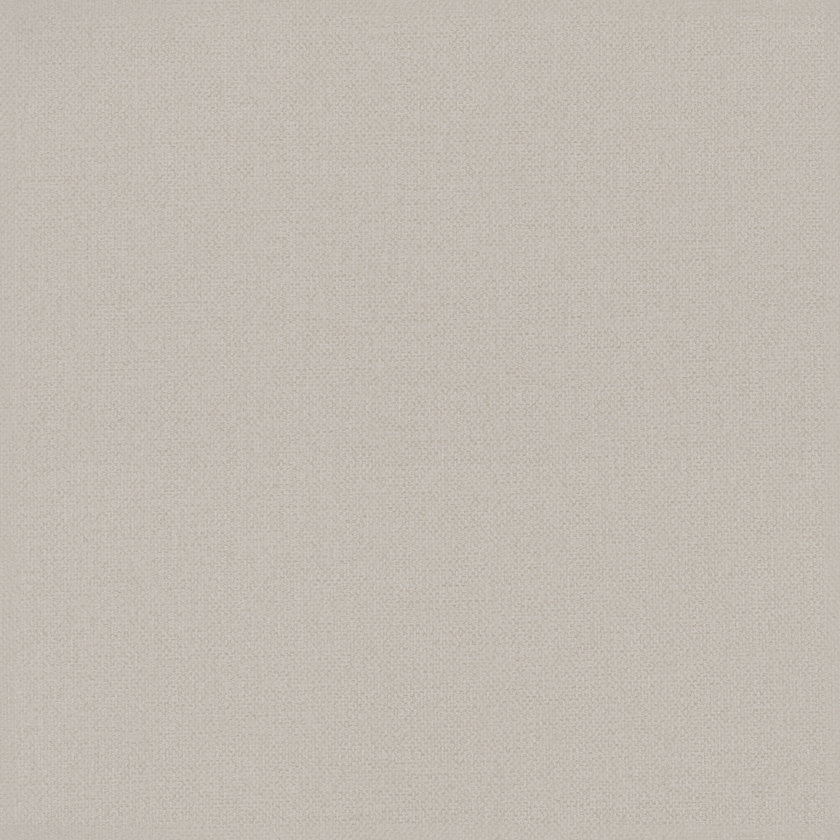
#> input picture output/new_texture.png, 840 x 840 px, shrunk from 1100 x 1100 before the run
$ python make_seamless.py --image output/new_texture.png
#> lines starting #> are read from the running program, lines starting #| are printed output that depends on the picture; after the words box and inside, x2 and y2 are one past the last pixel; in counts of white or black regions, pixels touching at a corner belong together
import argparse
import os
import numpy as np
from PIL import Image, ImageFilter
import cv2


def ensure_outdir(path: str) -> None:
    os.makedirs(path, exist_ok=True)


def gaussian_blur_wrap(channel: np.ndarray, sigma: float) -> np.ndarray:
    h, w = channel.shape
    tiled = np.tile(channel, (3, 3))
    img = Image.fromarray(np.clip(tiled * 255.0, 0, 255).astype(np.uint8))
    blurred = img.filter(ImageFilter.GaussianBlur(radius=float(sigma)))
    blurred = np.asarray(blurred, dtype=np.float32) / 255.0
    return blurred[h:2 * h, w:2 * w]


def to_gray(rgb: np.ndarray) -> np.ndarray:
    gray = cv2.cvtColor((rgb * 255).astype(np.uint8), cv2.COLOR_RGB2GRAY)
    return gray.astype(np.float32) / 255.0


def auto_target_color(rgb: np.ndarray, sigma_rel: float):
    h, w, _ = rgb.shape
    sigma = max(2.0, sigma_rel * min(h, w))
    r = gaussian_blur_wrap(rgb[:, :, 0], sigma).mean()
    g = gaussian_blur_wrap(rgb[:, :, 1], sigma).mean()
    b = gaussian_blur_wrap(rgb[:, :, 2], sigma).mean()
    return float(r), float(g), float(b)


def flatten_to_single_color_with_detail(
    rgb: np.ndarray,
    sigma_rel: float = 0.5,
    detail: float = 0.15,
    clip_low_p: float = 2.0,
    clip_high_p: float = 98.0,
) -> np.ndarray:
    rgb = np.clip(rgb, 0.0, 1.0).astype(np.float32)
    h, w, _ = rgb.shape
    sigma = max(2.0, sigma_rel * min(h, w))
    eps = 1e-4

    illum = gaussian_blur_wrap(to_gray(rgb), sigma)
    p_lo = np.percentile(illum, clip_low_p)
    p_hi = np.percentile(illum, clip_high_p)
    illum = np.clip(illum, max(p_lo, eps), max(p_hi, eps))

    hp = rgb / np.maximum(illum[..., None], eps)
    m = np.mean(hp, axis=(0, 1), keepdims=True)
    m = np.clip(m, eps, None)
    hp = hp / m

    tr, tg, tb = auto_target_color(rgb, sigma_rel)
    target = np.stack(
        [np.full((h, w), tr, dtype=np.float32),
         np.full((h, w), tg, dtype=np.float32),
         np.full((h, w), tb, dtype=np.float32)],
        axis=-1,
    )

    detail = float(np.clip(detail, 0.0, 1.0))
    out = target * (1.0 + detail * (hp - 1.0))
    return np.clip(out, 0.0, 1.0)


def periodic_mask(
    h: int,
    w: int,
    period_px: int,
    vertical: bool,
    feather_radius: int = 2,
    seed: int = 0,
    shape: str = "square",
    duty: float = 0.5,
) -> np.ndarray:
    rng = np.random.RandomState(seed)
    mask = np.zeros((h, w), dtype=np.float32)
    period_px = max(2, int(period_px))
    duty = float(np.clip(duty, 0.01, 0.99))

    if vertical:
        x = np.arange(w, dtype=np.float32)
        for y in range(h):
            phase = rng.randint(0, period_px)
            t = ((x + phase) % period_px) / float(max(1, period_px - 1))
            if shape == "square":
                row = (t < duty).astype(np.float32)
            else:
                row = 1.0 - np.abs(2.0 * t - 1.0)
            mask[y, :] = row
    else:
        y = np.arange(h, dtype=np.float32)
        for x in range(w):
            phase = rng.randint(0, period_px)
            t = ((y + phase) % period_px) / float(max(1, period_px - 1))
            if shape == "square":
                col = (t < duty).astype(np.float32)
            else:
                col = 1.0 - np.abs(2.0 * t - 1.0)
            mask[:, x] = col

    if feather_radius > 0:
        img = Image.fromarray((mask * 255).astype(np.uint8))
        img = img.filter(ImageFilter.GaussianBlur(radius=float(feather_radius)))
        mask = np.asarray(img, dtype=np.float32) / 255.0

    return np.clip(mask, 0.0, 1.0)


def seamless_overlap_blend(
    rgb: np.ndarray,
    overlap_px: int = 24,
    period_px: int = 10,
    feather_radius: int = 2,
) -> np.ndarray:
    rgb = np.clip(rgb, 0.0, 1.0).astype(np.float32)
    h, w, _ = rgb.shape
    m = int(max(1, min(overlap_px, w // 6, h // 6)))
    out = rgb.copy()

    left = out[:, :m, :]
    right = out[:, -m:, :]
    m_lr = periodic_mask(h, m, period_px, True, feather_radius, seed=42,
                         shape="square", duty=0.5)[..., None]
    blend_lr = m_lr * right + (1.0 - m_lr) * left
    out[:, :m, :] = blend_lr
    out[:, -m:, :] = blend_lr

    top = out[:m, :, :]
    bottom = out[-m:, :, :]
    m_tb = periodic_mask(m, w, period_px, False, feather_radius, seed=42,
                         shape="square", duty=0.5)[..., None]
    blend_tb = m_tb * bottom + (1.0 - m_tb) * top
    out[:m, :, :] = blend_tb
    out[-m:, :, :] = blend_tb

    return np.clip(out, 0.0, 1.0)


def load_rgb(path: str) -> np.ndarray:
    arr = np.asarray(Image.open(path).convert("RGB"))
    return arr.astype(np.float32) / 255.0


def save_rgb(path: str, rgb: np.ndarray) -> None:
    Image.fromarray((np.clip(rgb, 0, 1) * 255).astype(np.uint8)).save(path)


def main() -> None:
    parser = argparse.ArgumentParser()
    parser.add_argument("--image", required=True)
    parser.add_argument("--outdir", default="output")
    parser.add_argument("--sigma-rel", type=float, default=0.5)
    parser.add_argument("--detail", type=float, default=0.15)
    parser.add_argument("--overlap", type=int, default=24)
    parser.add_argument("--period", type=int, default=10)
    parser.add_argument("--feather", type=int, default=2)
    args = parser.parse_args()

    ensure_outdir(args.outdir)
    rgb = load_rgb(args.image)
#> in load_rgb, arr is the input picture: shape (840, 840, 3); mean R, G, B 194.5, 187.5, 179.3

    tile = flatten_to_single_color_with_detail(rgb,
                                               sigma_rel=args.sigma_rel,
                                               detail=args.detail)
#> in gaussian_blur_wrap, `h, w = channel.shape`: h = 840
#> in gaussian_blur_wrap, `blurred = img.filter(ImageFilter.GaussianBlur(radius=float(sigma)))`:
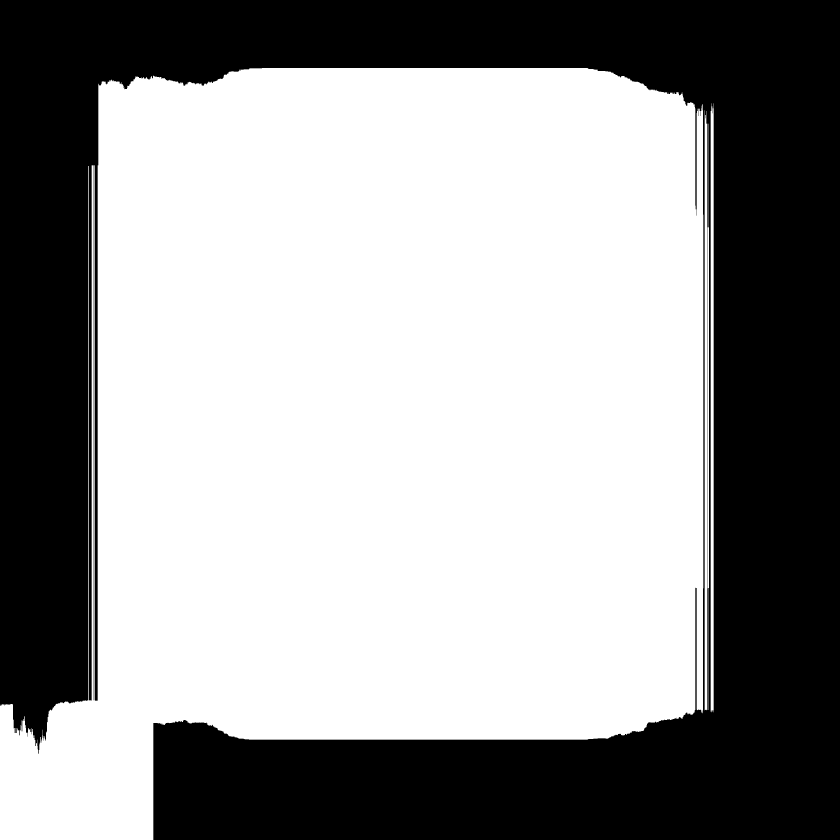
#> blurred: PIL image 2520x2520 L (shown at 1/3 size); values 188 (black) and 189 (white), 60% white; 1 black region, box (x1, y1, x2, y2) and area: (0, 0, 2520, 2520) 2539253
#> in gaussian_blur_wrap, `return blurred[h:2 * h, w:2 * w]`: returned value: shape (840, 840) float32; every value is 0.741
#> in flatten_to_single_color_with_detail, `p_lo = np.percentile(illum, clip_low_p)`: p_lo = 0.741
#> in flatten_to_single_color_with_detail, `hp = rgb / np.maximum(illum[..., None], eps)`:
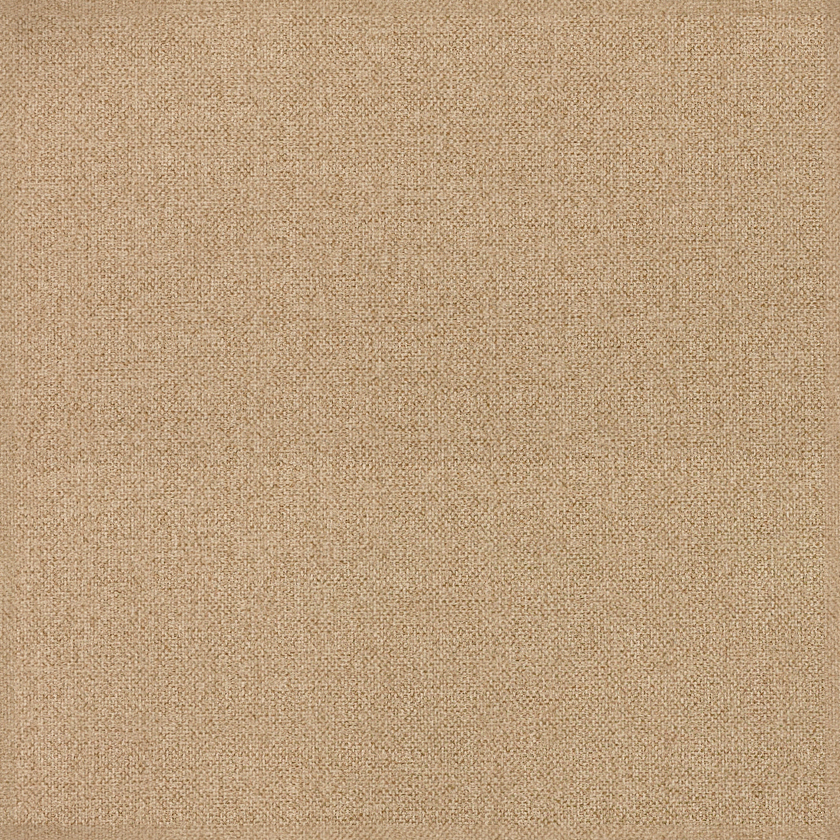
#> hp: shape (840, 840, 3) float32; mean of channels 0, 1, 2 1.03, 0.992, 0.948; drawn with min black and max white
#> in flatten_to_single_color_with_detail, `m = np.mean(hp, axis=(0, 1), keepdims=True)`: m = [[1.03, 0.992, 0.948]]
#> in flatten_to_single_color_with_detail, `hp = hp / m`:
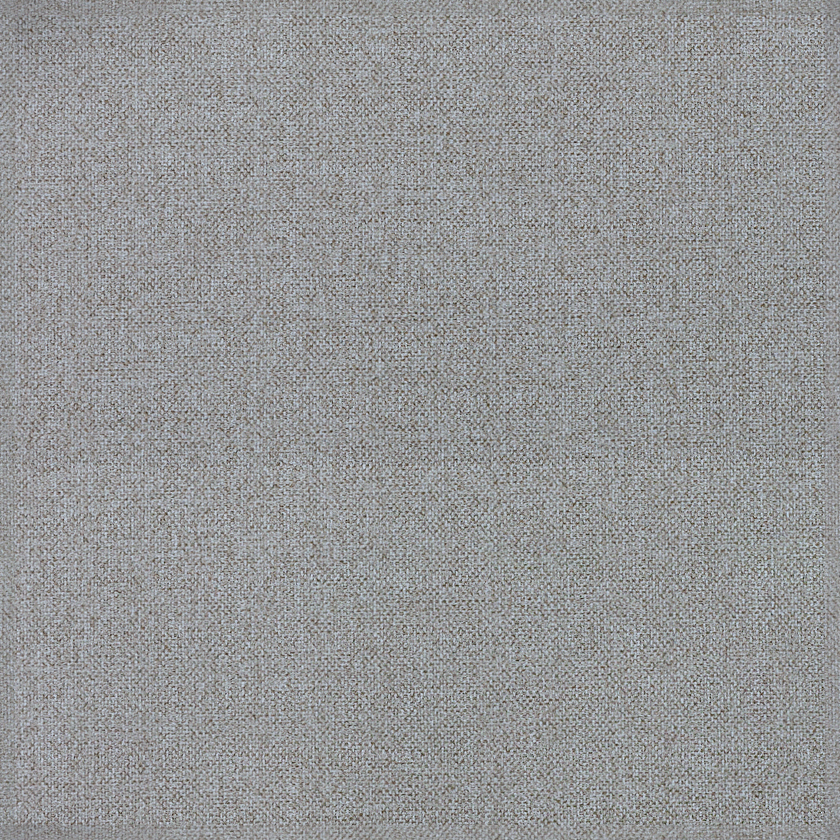
#> hp: shape (840, 840, 3) float32; mean of channels 0, 1, 2 0.999, 1, 1; drawn with min black and max white
#> call 2 of gaussian_blur_wrap, with sigma = 420
#> in gaussian_blur_wrap (call 2), `blurred = img.filter(ImageFilter.GaussianBlur(radius=float(sigma)))`:
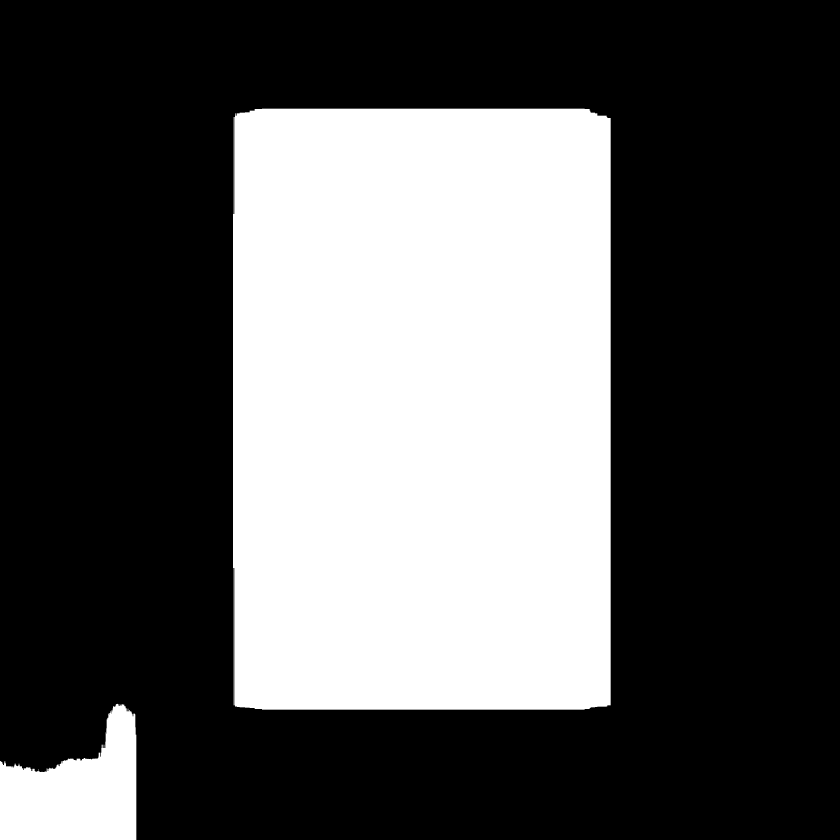
#> blurred: PIL image 2520x2520 L (shown at 1/3 size); values 194 (black) and 195 (white), 33.8% white; 2 white regions, box (x1, y1, x2, y2) and area: (699, 326, 1832, 2129) 2037549, (0, 2111, 409, 2520) 108512
#> in gaussian_blur_wrap (call 2), `return blurred[h:2 * h, w:2 * w]`: returned value: shape (840, 840) float32; every value is 0.765
#> in auto_target_color, `r = gaussian_blur_wrap(rgb[:, :, 0], sigma).mean()`: r = 0.765
#> call 3 of gaussian_blur_wrap, with sigma = 420
#> in gaussian_blur_wrap (call 3), `blurred = img.filter(ImageFilter.GaussianBlur(radius=float(sigma)))`:
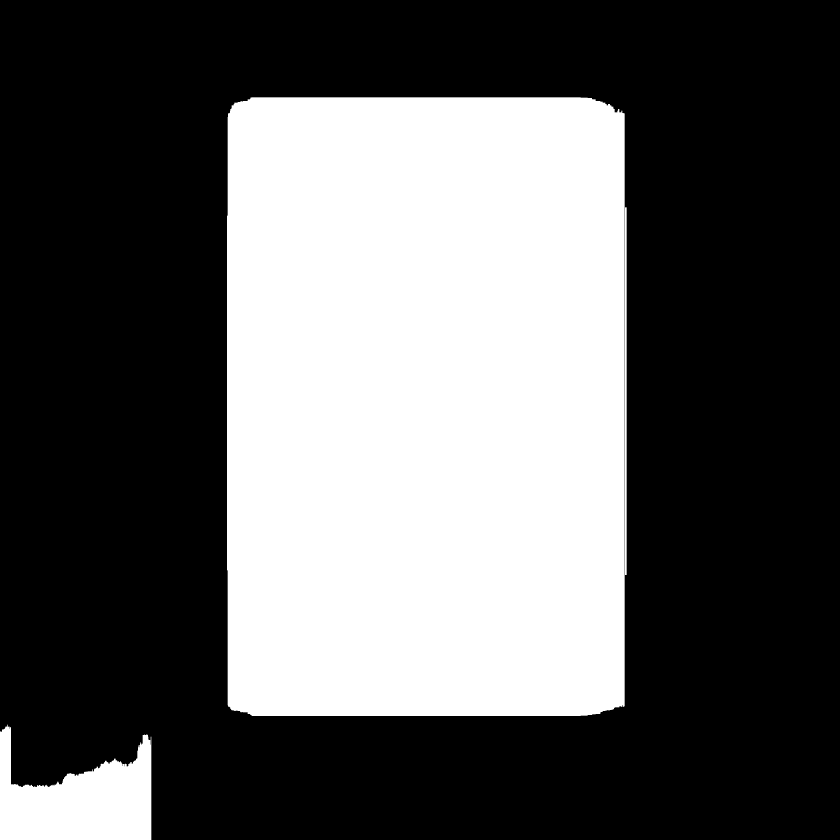
#> blurred: PIL image 2520x2520 L (shown at 1/3 size); values 187 (black) and 188 (white), 36.4% white; 3 white regions, box (x1, y1, x2, y2) and area: (681, 292, 1872, 2148) 2202558, (0, 2174, 454, 2520) 97843, (1873, 340, 1880, 2119) 9073
#> in gaussian_blur_wrap (call 3), `return blurred[h:2 * h, w:2 * w]`: returned value: shape (840, 840) float32; every value is 0.737
#> in auto_target_color, `g = gaussian_blur_wrap(rgb[:, :, 1], sigma).mean()`: g = 0.737
#> call 4 of gaussian_blur_wrap, with sigma = 420
#> in gaussian_blur_wrap (call 4), `blurred = img.filter(ImageFilter.GaussianBlur(radius=float(sigma)))`:
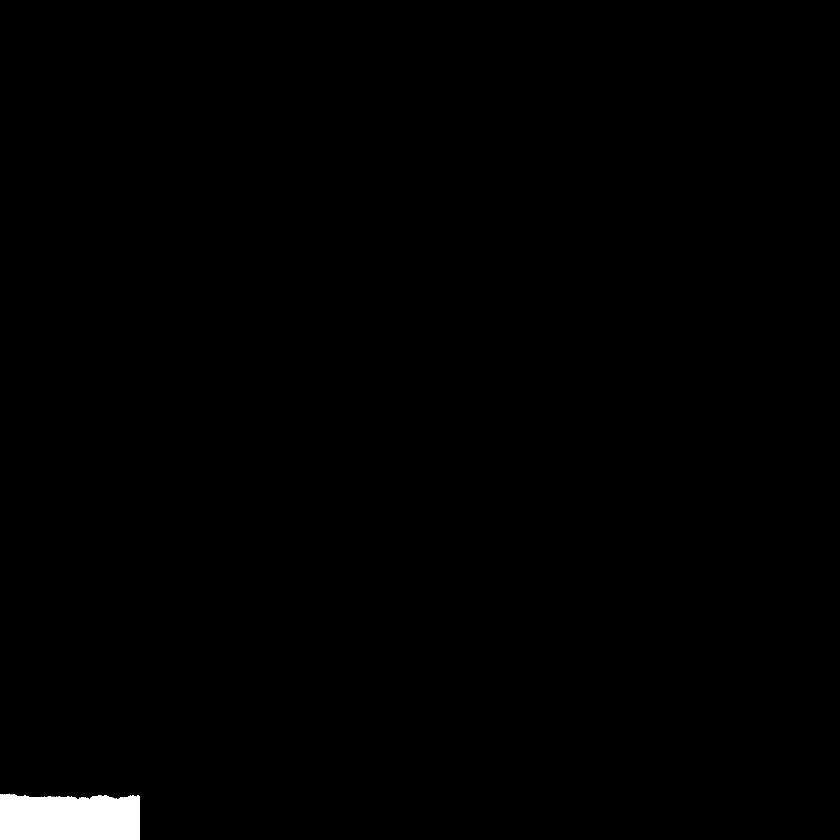
#> blurred: PIL image 2520x2520 L (shown at 1/3 size); values 179 (black) and 180 (white), 0.86% white; 1 white region, box (x1, y1, x2, y2) and area: (0, 2381, 419, 2520) 54368
#> in gaussian_blur_wrap (call 4), `return blurred[h:2 * h, w:2 * w]`: returned value: shape (840, 840) float32; every value is 0.702
#> in auto_target_color, `b = gaussian_blur_wrap(rgb[:, :, 2], sigma).mean()`: b = 0.702
#> in flatten_to_single_color_with_detail, `tr, tg, tb = auto_target_color(rgb, sigma_rel)`: tr = 0.765; tg = 0.737; tb = 0.702

    tile = seamless_overlap_blend(tile, overlap_px=args.overlap,
                                  period_px=args.period,
                                  feather_radius=args.feather)
#> in periodic_mask, `img = Image.fromarray((mask * 255).astype(np.uint8))`: img: PIL image 24x840 L; 50.2% white; black in thin lines or dots
#> in seamless_overlap_blend, `out[:, :m, :] = blend_lr`: out: shape (840, 840, 3) float32; mean of channels 0, 1, 2 0.763, 0.74, 0.701
#> in seamless_overlap_blend, `out[:, -m:, :] = blend_lr`: out: shape (840, 840, 3) float32; mean of channels 0, 1, 2 0.763, 0.74, 0.701
#> call 2 of periodic_mask, with h = 24, w = 840, period_px = 10, vertical = False, feather_radius = 2, seed = 42, shape = 'square', duty = 0.5
#> in periodic_mask (call 2), `img = Image.fromarray((mask * 255).astype(np.uint8))`: img: PIL image 840x24 L; 50.2% white; black in thin lines or dots
#> in periodic_mask (call 2), `img = img.filter(ImageFilter.GaussianBlur(radius=float(feather_radius)))`:
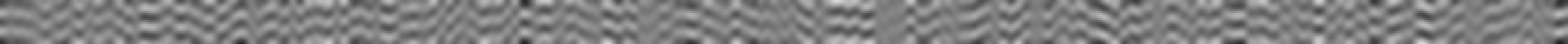
#> img: PIL image 840x24 L (shown 2 times larger); min 32, max 216, mean 128
#> in seamless_overlap_blend, `out[:m, :, :] = blend_tb`: out: shape (840, 840, 3) float32; mean of channels 0, 1, 2 0.763, 0.74, 0.701
#> in seamless_overlap_blend, `out[-m:, :, :] = blend_tb`: out: shape (840, 840, 3) float32; mean of channels 0, 1, 2 0.763, 0.74, 0.701

    save_rgb(os.path.join(args.outdir, "new_texture.png"), tile)
    grid = np.tile(tile, (3, 3, 1))
    save_rgb(os.path.join(args.outdir, "grid_3x3.png"), grid)


if __name__ == "__main__":
    main()
